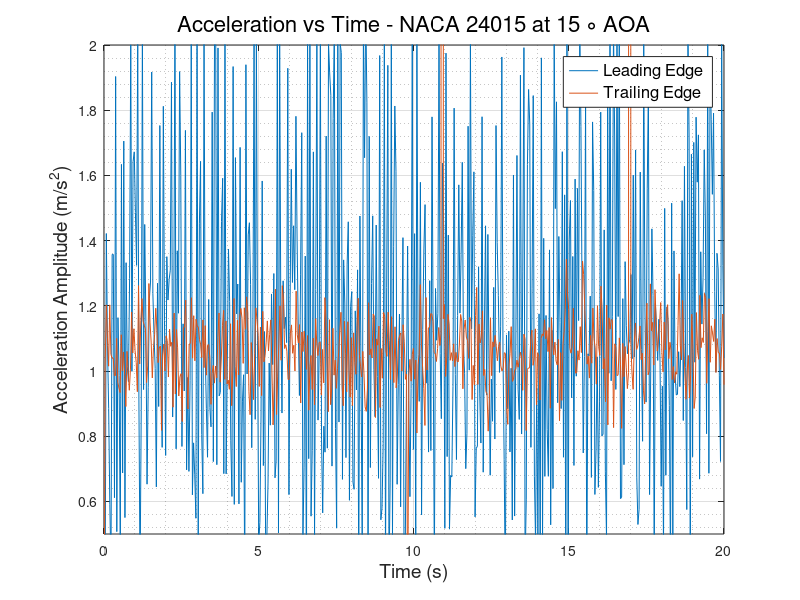
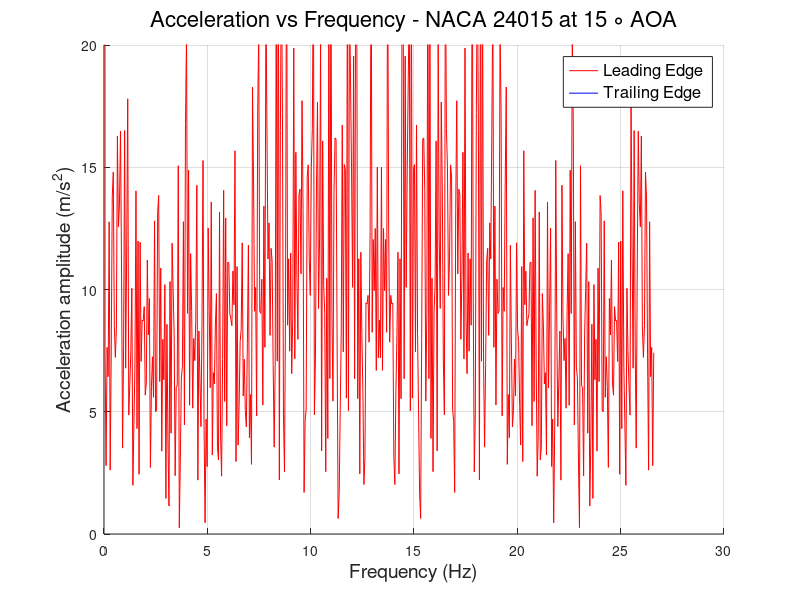

The MATLAB source for these figures, in order:
clc
clear
close all
%% READING ACCELEROMETER DATA and defining Variables
                        % LEADING EDGE %
data   = xlsread('LE_600rpm.csv');
LE_time   = data(:,1);
LE_X_acc  = data(:,2);
LE_Y_acc  = data(:,3);
LE_Z_acc  = data(:,4);
LE_R_acc  = sqrt(LE_X_acc.^2 + LE_Y_acc.^2 + LE_Z_acc.^2);
% plot(LE_time,LE_R_acc)
N      = numel(LE_time);
Ts     = abs(diff(LE_time(1:2)));
fs     = 1/Ts;
f_axis = [0:N-1]*fs/N;
A_freq_LE = fft(LE_R_acc);
figure(1) 
plot(LE_time,LE_R_acc)
hold on
figure(2)
hold on
plot(f_axis,abs(A_freq_LE),'-r','LineWidth',0.5)
grid on 
grid minor
                        % TRAILING EDGE %
data   = xlsread('TE_600rpm.csv');
TE_time   = data(:,1);
TE_X_acc  = data(:,2);
TE_Y_acc  = data(:,3);
TE_Z_acc  = data(:,4);
TE_R_acc  = sqrt(TE_X_acc.^2 + TE_Y_acc.^2 + TE_Z_acc.^2);
% plot(TE_time,TE_R_acc)
N      = numel(TE_time);
Ts     = abs(diff(TE_time(1:2)));
fs     = 1/Ts;
f_axis = [0:N-1]*fs/N;
A_freq_TE = fft(TE_R_acc);
figure(1)
plot(TE_time, TE_R_acc)
grid on
grid minor
xlabel('Time (s)','FontSize',14,'FontWeight','normal')
ylabel('Acceleration Amplitude (m/s^2)','FontSize',14,'FontWeight','normal')
legend ('Leading Edge','Trailing Edge','FontSize',12,'FontWeight','normal')
title('Acceleration vs Time - NACA 24015 at 15 \circ AOA','FontSize',16,'FontWeight','normal')
ylim([0.5 2])
figure(2)
plot(f_axis,abs(A_freq_TE),'-b','LineWidth',0.5)
grid on 
grid minor
ylabel('Acceleration amplitude (m/s^2)','FontSize',14,'FontWeight','normal')
xlabel('Frequency (Hz)','FontSize',14,'FontWeight','normal')
ylim([0 20])
legend ('Leading Edge','Trailing Edge','FontSize',12,'FontWeight','normal')
title('Acceleration vs Frequency - NACA 24015 at 15 \circ AOA','FontSize',16,'FontWeight','normal')
